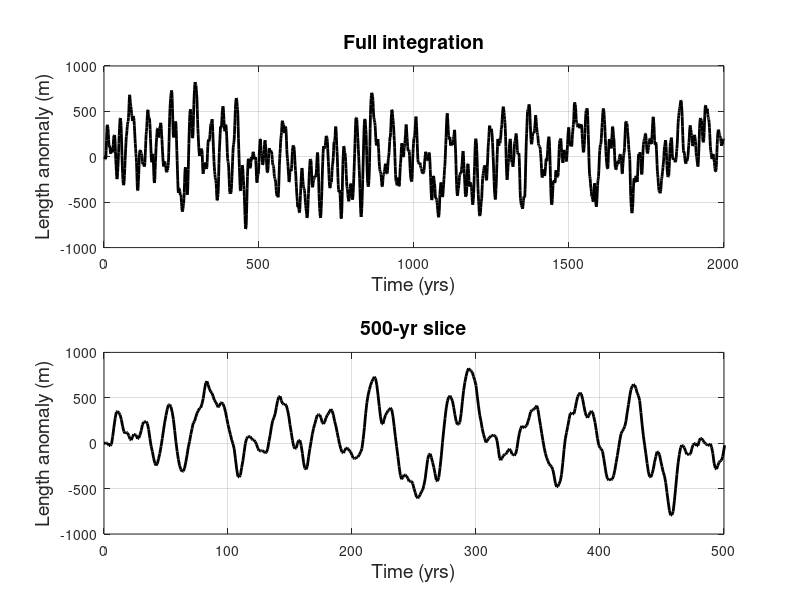

This figure's MATLAB source:
% The code implements the three-stage glacier model of Roe and Baker,
% JGlac, 2014 (RB14). You provide a time series of climate anomalies (either accumlation
% and melt-season temperature *or* annual-mean mass balance anomalies. The
% code then calculates the time series of the glacier response for the
% specified glacier parameters.

% The standard set of parameters are those used in 
% RB14 (see also Roe, JGlac, 2011), chosen to be typical of small Alpine
% glaciers around Mt. Baker, WA.

% Feel free to use for anything. Note that there are analytic solutions for
% the basic statistical properties of the three-stage model (given in RB14), 
% so you don't need to run this a bajillion times to propagate uncertainties.

% Have fun! Gerard (groe@uw.edu)

clear all

% define time array.
tf = 2000;          % length of integration [yrs]
ts = 0;             % starting year
dt = 1;             % time step [keep at 1yr always]
nts = (tf-ts)/dt+1; % number of time steps
t = ts:dt:tf;       % array of times [yr]

%% glacier model parameters
mu = 0.65;      % melt factor [m yr^-1 K^-1]
Atot = 3.95e6;  % total area of the glacier [m^2]
ATgt0 = 3.4e6;  % area of the glacier where some melting occurs [m^2]
Aabl = 1.95e6;  % ablation area [m^2] 
w = 500;        % characteristic width of the glacier tongue [m]. 
dt = 1;         % incremental time step [yr]
hbar = 44.4186; % characteristic ice thickness near the terminus [m]
gamma = 6.5e-3; % assumed surface lapse rate [K m^-1] 
tanphi = 0.4;   % assumed basal slope [no units]

% natural climate variability - for temperature and precipitation forcing
sigP = 1.0;     % std. dev. of accumulation variability [m yr^-1]
sigT = 0.8;     % std. dev. of melt-season temperature variability [m yr^-1]
% natural climate variability - for mass balance forcing
%sigb = 1.5;     % std. dev. of annual-mean mass balance [m yr^-1]


%% linear model coefficients, combined from above parameters
%% play with their values by choosing different numbers...
alpha = mu*ATgt0*dt/(w*hbar);
beta = Atot*dt/(w*hbar);

% glacier memory [ys]
% this is the glacier response time  (i.e., memory) based on the above glacier geometry
% if you like, just pick a different time scale to see what happens. 
% Or also, use the simple, tau = hbar/b_term, if you know the terminus
% balance rate from, e.g., observations
tau = w*hbar/(mu*gamma*tanphi*Aabl);

% coefficient needed in the model integrations
% keep fixed - they are intrinsic to 3-stage model
eps = 1/sqrt(3);
phi = 1-dt/(eps*tau);

% note at this point you could create your own climate time series, using
% random forcing, trends, oscillations etc.
% Tp = array of melt-season temperature anomalise
% Pp = array of accumlation anomalies
% bp = array of mass balance anomalies
    Tp = sigT*randn(nts,1);
    Pp = sigP*randn(nts,1);
%   bp = sigb*randn(nts,1);


L3s = zeros(nts,1); % create array of length anomalies

%% integrate the 3 stage model equations forward in time
for i = 5:nts
    L3s(i) = 3*phi*L3s(i-1)-3*phi^2*L3s(i-2)+1*phi^3*L3s(i-3)...
     + dt^3*tau/(eps*tau)^3 * (beta*Pp(i-3) - alpha*Tp(i-3));
% if you want to use mass balance anomalies instead comment out the 2 lines
% above, and uncomment the 2 lines below
% L3s(i) = 3*phi*L3s(i-1)-3*phi^2*L3s(i-2)+1*phi^3*L3s(i-3)...
%        + dt^3*tau/(eps*tau)^3 * (beta*bp(i-3));

end

%% if you have the matlab filter function, you can use the following,
%% which is a little more elegant...
r3s = [1-1/(eps*tau) 1-1/(eps*tau) 1-1/(eps*tau)];
a3s = poly(r3s);c3s =[0 0 1 0];
Cwk = dt^3/(eps^3*tau^2)*(beta*Pp - alpha*Tp); %climate forcing
%Again use below this is for bp forcing
%Cwk = dt^3/(eps^3*tau^2)*beta*bp; 
y3s = filter(c3s,a3s,Cwk);
%%
% plot the three stage model output
figure(1); clf
subplot(2,1,1)
plot(t,L3s,'k','linewidth',2)
grid on; hold on
xlabel('Time (yrs)','fontsize',14)
ylabel('Length anomaly (m)','fontsize',14)
title('Full integration','fontsize',14)
axis([0 nts -1000 +1000]) % change this axis limits if needed

subplot(2,1,2)
plot(t,L3s,'k','linewidth',2)
grid on; hold on
xlabel('Time (yrs)','fontsize',14)
ylabel('Length anomaly (m)','fontsize',14)
title('500-yr slice','fontsize',14)
axis([0 500 -1000 +1000]) % change this axis limits if needed




